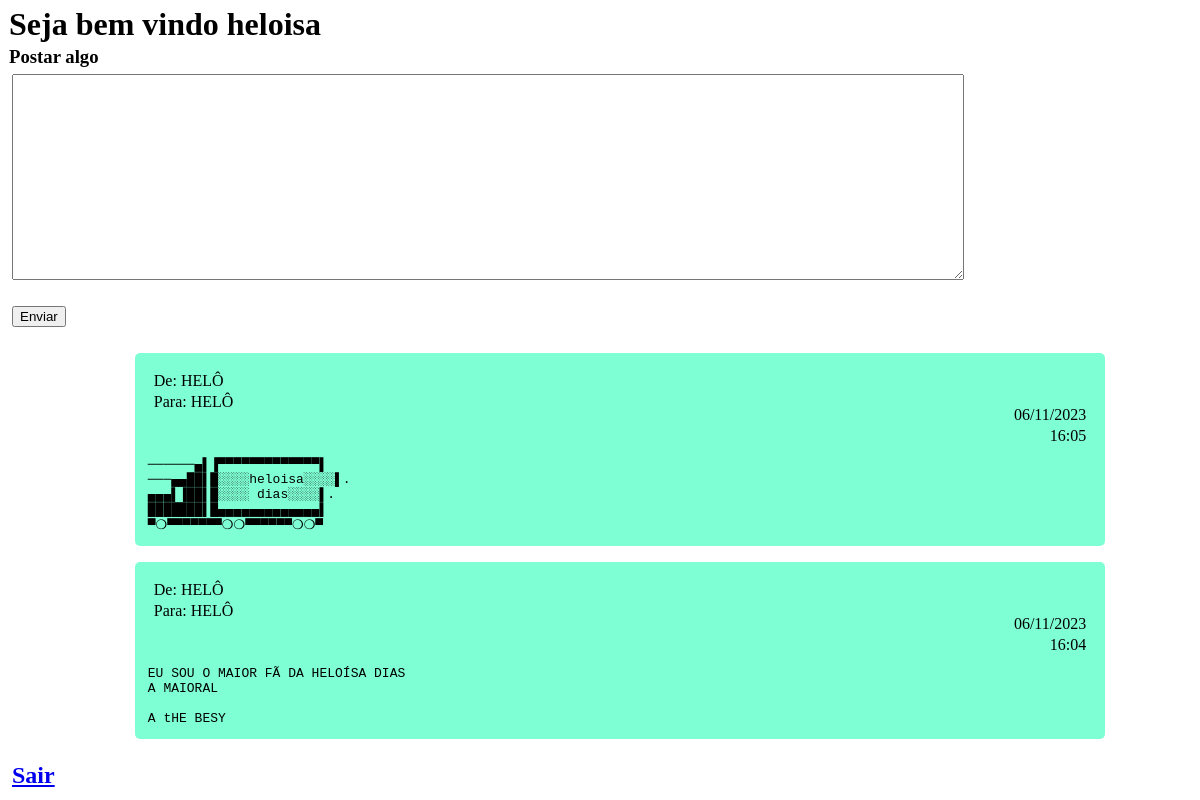
The app's page / (signed in) with its own data.
### models.py (models this page shows)
class Post(db.Model):
    id = Column(Integer, primary_key=True, autoincrement=True)
    de = Column(ForeignKey("Usuario.usuario"))
    para = Column(ForeignKey("Usuario.usuario"))
    conteudo = Column(String)
    criado_em = Column(DateTime, default=datetime.now)

### app.py (the view, shortened to what this page needs)
@app.route("/", methods=['GET', 'POST'])
def index():
    if not 'logado' in session:
        return render_template("index.html")
    user = session['logado']
    posts = \
    Post.query.filter_by(
        de=user['usuario'],
        para=user['usuario']
    ).order_by(
        Post.criado_em.desc(),
    ).all()
    return render_template('welcome.html', user=user, posts=posts)

### templates/welcome.html (shortened to what this page needs)
<!DOCTYPE html>
<html lang="pt-BR">
<head>
</head>
<body>
    <h1>Seja bem vindo {{ user.nome }}</h1>
    <h3>Postar algo</h3>
    <form method="POST" >
        <textarea name="post"></textarea>
        <button>Enviar</button>
    </form>
    <div class="posts">
        {% for post in posts %}
            <div class="post">
                <div class="post-header">
                    <div class="authors">
                        <p>De: {{ post.de }}</p>
                        <p>Para: {{ post.para }}</p>
                    </div>
                    <div class="time">
                        <p>{{ post.criado_em.strftime("%d/%m/%Y") }}</p>
                        <p>{{ post.criado_em.strftime("%H:%M") }}</p>
                    </div>
                </div>
                <pre class="content">{{ post.conteudo }}</pre>
            </div>
        {% endfor %}
    </div>
    <h2><a href="/logout">Sair</a></h2>
</body>
</html>

### templates/welcome.html (style rules this page uses)
* { margin: 3px; }
form { display: flex; flex-direction: column; align-items: flex-start; gap: 20px; }
textarea { width: 80%; height: 200px; }
.post { display: flex; flex-direction: column; width: 80%; padding: 10px; background-color: aquamarine; border-radius: 5px; }
.post-header { display: flex; justify-content: space-between; align-items: flex-start; }
.posts { display: flex; flex-direction: column; gap: 10px; margin: 20px; width: 100%; align-items: center; }
.time { text-align: right; }

### records on screen
Post: de "HELÔ", para "HELÔ", criado_em "06/11/2023", criado_em "16:05", conteudo "──────▄▌▐▀▀▀▀▀▀▀▀▀▀▀▀▀▌ ───▄▄██▌█░░░░heloisa░░░░▌. ▄▄▄▌▐██▌█░░░░ dias░░░░▌. ███████▌█▄▄▄▄▄▄▄▄▄▄▄▄▄▌ ▀❍▀▀▀▀▀▀▀❍❍▀▀▀▀▀▀❍❍▀"
Post: de "HELÔ", para "HELÔ", criado_em "06/11/2023", criado_em "16:04", conteudo "EU SOU O MAIOR FÃ DA HELOÍSA DIAS A MAIORAL A tHE BESY"

### other values on screen
{{ user.nome }} "heloisa"
